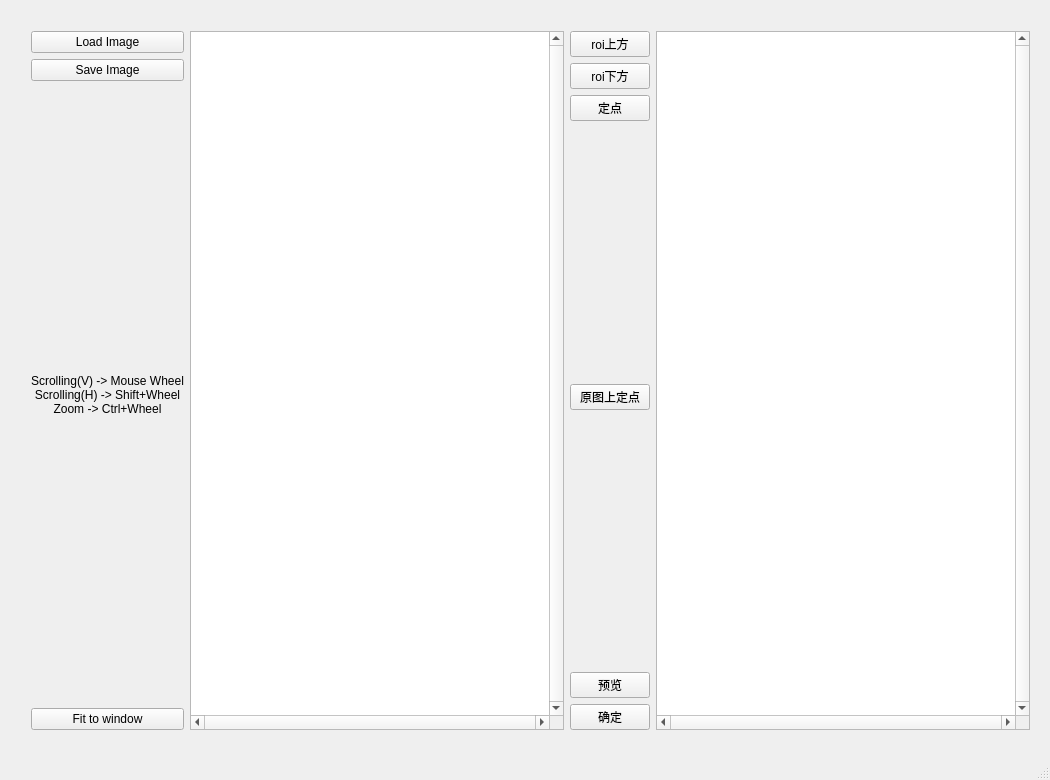
<?xml version="1.0" encoding="UTF-8"?>
<ui version="4.0">
 <class>MainWindow</class>
 <widget class="QMainWindow" name="MainWindow">
  <property name="geometry">
   <rect>
    <x>0</x>
    <y>0</y>
    <width>1050</width>
    <height>780</height>
   </rect>
  </property>
  <property name="windowTitle">
   <string>image merge</string>
  </property>
  <widget class="QWidget" name="centralWidget">
   <widget class="QWidget" name="layoutWidget">
    <property name="geometry">
     <rect>
      <x>20</x>
      <y>20</y>
      <width>1021</width>
      <height>721</height>
     </rect>
    </property>
    <layout class="QHBoxLayout" name="horizontalLayout">
     <item>
      <layout class="QVBoxLayout" name="verticalLayout1">
       <item>
        <widget class="QPushButton" name="btnLoadBG">
         <property name="text">
          <string>Load Image</string>
         </property>
        </widget>
       </item>
       <item>
        <widget class="QPushButton" name="btnSaveBG">
         <property name="text">
          <string>Save Image</string>
         </property>
        </widget>
       </item>
       <item>
        <spacer name="verticalSpacer">
         <property name="orientation">
          <enum>Qt::Vertical</enum>
         </property>
         <property name="sizeHint" stdset="0">
          <size>
           <width>20</width>
           <height>40</height>
          </size>
         </property>
        </spacer>
       </item>
       <item>
        <widget class="QLabel" name="label">
         <property name="text">
          <string>Scrolling(V) -&gt; Mouse Wheel
Scrolling(H) -&gt; Shift+Wheel
Zoom -&gt; Ctrl+Wheel</string>
         </property>
         <property name="alignment">
          <set>Qt::AlignCenter</set>
         </property>
        </widget>
       </item>
       <item>
        <spacer name="verticalSpacer_2">
         <property name="orientation">
          <enum>Qt::Vertical</enum>
         </property>
         <property name="sizeHint" stdset="0">
          <size>
           <width>20</width>
           <height>40</height>
          </size>
         </property>
        </spacer>
       </item>
       <item>
        <widget class="QPushButton" name="btnFitWindow">
         <property name="text">
          <string>Fit to window</string>
         </property>
        </widget>
       </item>
      </layout>
     </item>
     <item>
      <widget class="MyGraphicsView" name="m_graphicsView1">
       <property name="enabled">
        <bool>true</bool>
       </property>
       <property name="verticalScrollBarPolicy">
        <enum>Qt::ScrollBarAlwaysOn</enum>
       </property>
       <property name="horizontalScrollBarPolicy">
        <enum>Qt::ScrollBarAlwaysOn</enum>
       </property>
      </widget>
     </item>
     <item>
      <layout class="QVBoxLayout" name="verticalLayout">
       <item>
        <widget class="QPushButton" name="roi_top">
         <property name="text">
          <string>roi上方</string>
         </property>
        </widget>
       </item>
       <item>
        <widget class="QPushButton" name="roi_bottom">
         <property name="text">
          <string>roi下方</string>
         </property>
        </widget>
       </item>
       <item>
        <widget class="QPushButton" name="roi_point">
         <property name="layoutDirection">
          <enum>Qt::LeftToRight</enum>
         </property>
         <property name="text">
          <string>定点</string>
         </property>
        </widget>
       </item>
       <item>
        <spacer name="verticalSpacer_5">
         <property name="orientation">
          <enum>Qt::Vertical</enum>
         </property>
         <property name="sizeHint" stdset="0">
          <size>
           <width>20</width>
           <height>18</height>
          </size>
         </property>
        </spacer>
       </item>
       <item>
        <widget class="QPushButton" name="base_fix_point">
         <property name="layoutDirection">
          <enum>Qt::LeftToRight</enum>
         </property>
         <property name="text">
          <string>原图上定点</string>
         </property>
        </widget>
       </item>
       <item>
        <spacer name="verticalSpacer_6">
         <property name="orientation">
          <enum>Qt::Vertical</enum>
         </property>
         <property name="sizeHint" stdset="0">
          <size>
           <width>13</width>
           <height>18</height>
          </size>
         </property>
        </spacer>
       </item>
       <item>
        <widget class="QPushButton" name="preview">
         <property name="layoutDirection">
          <enum>Qt::LeftToRight</enum>
         </property>
         <property name="text">
          <string>预览</string>
         </property>
        </widget>
       </item>
       <item>
        <widget class="QPushButton" name="imageprocess">
         <property name="layoutDirection">
          <enum>Qt::LeftToRight</enum>
         </property>
         <property name="text">
          <string>确定</string>
         </property>
        </widget>
       </item>
      </layout>
     </item>
     <item>
      <widget class="MyGraphicsView" name="m_graphicsView2">
       <property name="enabled">
        <bool>true</bool>
       </property>
       <property name="verticalScrollBarPolicy">
        <enum>Qt::ScrollBarAlwaysOn</enum>
       </property>
       <property name="horizontalScrollBarPolicy">
        <enum>Qt::ScrollBarAlwaysOn</enum>
       </property>
      </widget>
     </item>
    </layout>
   </widget>
  </widget>
  <widget class="QMenuBar" name="menuBar">
   <property name="geometry">
    <rect>
     <x>0</x>
     <y>0</y>
     <width>1050</width>
     <height>22</height>
    </rect>
   </property>
  </widget>
  <widget class="QStatusBar" name="statusBar"/>
 </widget>
 <layoutdefault spacing="6" margin="11"/>
 <customwidgets>
  <customwidget>
   <class>MyGraphicsView</class>
   <extends>QGraphicsView</extends>
   <header>mygraphicsview.h</header>
  </customwidget>
 </customwidgets>
 <resources/>
 <connections>
  <connection>
   <sender>btnLoadBG</sender>
   <signal>clicked()</signal>
   <receiver>MainWindow</receiver>
   <slot>onPressLoadImage()</slot>
   <hints>
    <hint type="sourcelabel">
     <x>55</x>
     <y>43</y>
    </hint>
    <hint type="destinationlabel">
     <x>55</x>
     <y>165</y>
    </hint>
   </hints>
  </connection>
  <connection>
   <sender>btnSaveBG</sender>
   <signal>clicked()</signal>
   <receiver>MainWindow</receiver>
   <slot>onPressSaveImage()</slot>
   <hints>
    <hint type="sourcelabel">
     <x>35</x>
     <y>71</y>
    </hint>
    <hint type="destinationlabel">
     <x>21</x>
     <y>186</y>
    </hint>
   </hints>
  </connection>
  <connection>
   <sender>btnFitWindow</sender>
   <signal>clicked()</signal>
   <receiver>MainWindow</receiver>
   <slot>onPressFitWindow()</slot>
   <hints>
    <hint type="sourcelabel">
     <x>64</x>
     <y>490</y>
    </hint>
    <hint type="destinationlabel">
     <x>52</x>
     <y>498</y>
    </hint>
   </hints>
  </connection>
 </connections>
 <slots>
  <slot>onPressLoadImage()</slot>
  <slot>onPressFitWindow()</slot>
  <slot>onPressSaveImage()</slot>
 </slots>
</ui>
